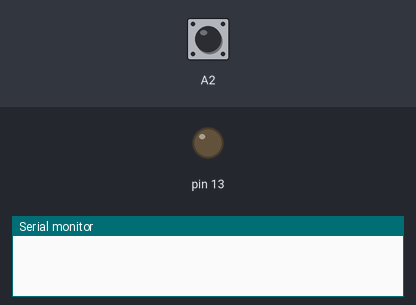
This sketch was run on a simulated Arduino Uno, built with avr-gcc and run on an emulated ATmega328P. Parts: output pins drawn as LEDs (lit = HIGH), the last lines printed to the serial monitor. The test bench sets the inputs (shaded band); at power-on: A2 HIGH.

Above: at 1.2 s.
1.3 s: A2 pulled LOW for 0.15 s
At 2.5 s:
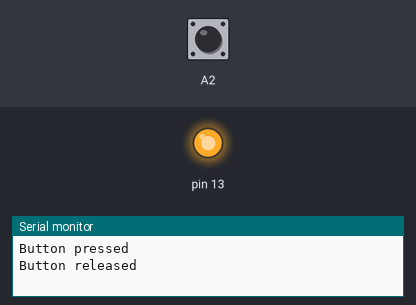
2.9 s: A2 pulled LOW for 1 s
At 3.7 s:
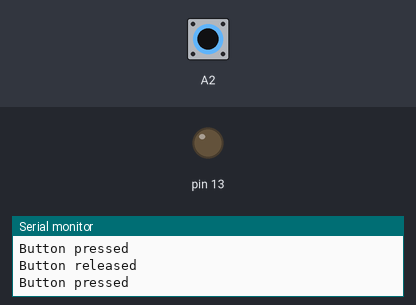
5.4 s: A2 pulled LOW for 3.2 s
At 6.8 s:
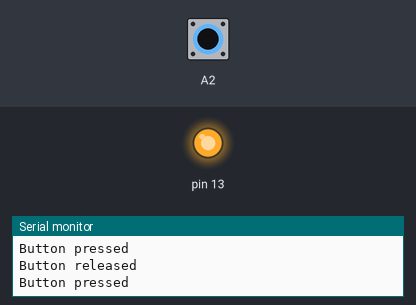
Timing chart, 0 to 8.4 s (numbered marks = the images above; inputs shaded):
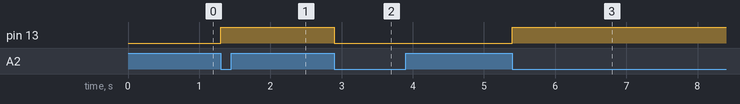

The sketch:

button_led_with_debounce.ino
```cpp
boolean butt_flag = 0;
boolean butt;
boolean led_flag = 0;
unsigned long last_press;
void setup() {
  pinMode(A2, INPUT_PULLUP);
  Serial.begin(9600);
  pinMode(13, OUTPUT);
}

void loop() {
  butt = !digitalRead(A2); // считать текущее положение кнопки

  if (butt == 1 && butt_flag == 0 && millis() - last_press > 300)
  {
    butt_flag = 1;
    Serial.println("Button pressed");
    led_flag = !led_flag;
    digitalWrite(13, led_flag);
    last_press = millis();
  }
  if (butt == 0 && butt_flag == 1) {
    butt_flag = 0;
    Serial.println("Button released");
  }
}
```

Measured:
- after the input at 1.3 s, pin 13: LOW → HIGH at once
- after the input at 2.9 s, pin 13: HIGH → LOW at once
- after the input at 5.4 s, pin 13: LOW → HIGH at once
